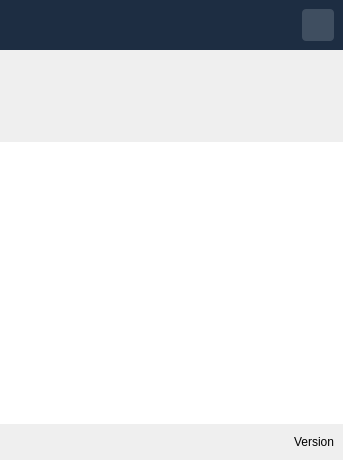
<?xml version="1.0" encoding="UTF-8"?>
<ui version="4.0">
 <class>ManagerDialog</class>
 <widget class="QFrame" name="ManagerDialog">
  <property name="geometry">
   <rect>
    <x>0</x>
    <y>0</y>
    <width>343</width>
    <height>460</height>
   </rect>
  </property>
  <property name="minimumSize">
   <size>
    <width>260</width>
    <height>300</height>
   </size>
  </property>
  <property name="maximumSize">
   <size>
    <width>500</width>
    <height>460</height>
   </size>
  </property>
  <property name="windowTitle">
   <string>On My Disk</string>
  </property>
  <property name="frameShape">
   <enum>QFrame::NoFrame</enum>
  </property>
  <property name="frameShadow">
   <enum>QFrame::Plain</enum>
  </property>
  <property name="lineWidth">
   <number>0</number>
  </property>
  <layout class="QVBoxLayout" name="verticalLayout">
   <property name="spacing">
    <number>0</number>
   </property>
   <property name="leftMargin">
    <number>0</number>
   </property>
   <property name="topMargin">
    <number>0</number>
   </property>
   <property name="rightMargin">
    <number>0</number>
   </property>
   <property name="bottomMargin">
    <number>0</number>
   </property>
   <item>
    <widget class="QWidget" name="toolbar" native="true">
     <property name="minimumSize">
      <size>
       <width>0</width>
       <height>50</height>
      </size>
     </property>
     <property name="maximumSize">
      <size>
       <width>16777215</width>
       <height>50</height>
      </size>
     </property>
     <property name="styleSheet">
      <string notr="true">#toolbar{
background-color: #1d2d42;
background-image: url(:/resource/logo-wide.png);
background-repeat: no;
background-origin: content;
padding-left: 8px;
padding-top: 8px;
border-width: 0px;
}

QWidget {
	font-size: 12px;
}



QPushButton {
		background: rgba(249,253,255,40);
		border-radius: 4px;
	    color: #ffffff;
}

QPushButton:hover:pressed {
		background-color: #3297ca;
}

QPushButton:checked {
		background-color:rgba(249,253,255,80);
}


QPushButton:hover:!pressed {
        background-color: rgba(249,253,255,80);
}
</string>
     </property>
     <layout class="QHBoxLayout" name="horizontalLayout_2">
      <property name="topMargin">
       <number>9</number>
      </property>
      <item>
       <spacer name="toolboxlSpace">
        <property name="orientation">
         <enum>Qt::Horizontal</enum>
        </property>
        <property name="sizeHint" stdset="0">
         <size>
          <width>40</width>
          <height>20</height>
         </size>
        </property>
       </spacer>
      </item>
      <item>
       <widget class="QPushButton" name="settingsButton">
        <property name="minimumSize">
         <size>
          <width>32</width>
          <height>32</height>
         </size>
        </property>
        <property name="styleSheet">
         <string notr="true"/>
        </property>
        <property name="icon">
         <iconset resource="../resource/resource.qrc">
          <normaloff>:/resource/settings-icon.png</normaloff>:/resource/settings-icon.png</iconset>
        </property>
       </widget>
      </item>
     </layout>
    </widget>
   </item>
   <item>
    <widget class="QSplitter" name="splitter">
     <property name="lineWidth">
      <number>0</number>
     </property>
     <property name="midLineWidth">
      <number>0</number>
     </property>
     <property name="orientation">
      <enum>Qt::Horizontal</enum>
     </property>
     <property name="handleWidth">
      <number>0</number>
     </property>
     <widget class="QWidget" name="verticalLayoutWidget">
      <layout class="QVBoxLayout" name="contentLayout">
       <property name="spacing">
        <number>0</number>
       </property>
       <item>
        <widget class="QWidget" name="settingsWidget" native="true">
         <property name="minimumSize">
          <size>
           <width>0</width>
           <height>46</height>
          </size>
         </property>
        </widget>
       </item>
       <item>
        <widget class="QWidget" name="advancedWidget" native="true">
         <property name="minimumSize">
          <size>
           <width>0</width>
           <height>46</height>
          </size>
         </property>
        </widget>
       </item>
       <item>
        <widget class="QTreeView" name="filesView">
         <property name="styleSheet">
          <string notr="true">QHeaderView::section {
    padding-left: 8px;
}
</string>
         </property>
         <property name="frameShape">
          <enum>QFrame::NoFrame</enum>
         </property>
        </widget>
       </item>
      </layout>
     </widget>
    </widget>
   </item>
   <item>
    <widget class="QWidget" name="statusbar" native="true">
     <property name="minimumSize">
      <size>
       <width>0</width>
       <height>36</height>
      </size>
     </property>
     <property name="maximumSize">
      <size>
       <width>16777215</width>
       <height>36</height>
      </size>
     </property>
     <property name="styleSheet">
      <string notr="true">QLabel {
	font-size: 12px;
}</string>
     </property>
     <layout class="QHBoxLayout" name="horizontalLayout">
      <property name="topMargin">
       <number>0</number>
      </property>
      <property name="bottomMargin">
       <number>0</number>
      </property>
      <item>
       <widget class="QLabel" name="imgLabel">
        <property name="maximumSize">
         <size>
          <width>16</width>
          <height>16</height>
         </size>
        </property>
        <property name="pixmap">
         <pixmap resource="../resource/resource.qrc">:/resource/spinner-16px.svg</pixmap>
        </property>
       </widget>
      </item>
      <item>
       <widget class="QLabel" name="statusLabel">
        <property name="textFormat">
         <enum>Qt::RichText</enum>
        </property>
        <property name="openExternalLinks">
         <bool>true</bool>
        </property>
       </widget>
      </item>
      <item>
       <spacer name="horizontalSpacer">
        <property name="orientation">
         <enum>Qt::Horizontal</enum>
        </property>
        <property name="sizeHint" stdset="0">
         <size>
          <width>505</width>
          <height>15</height>
         </size>
        </property>
       </spacer>
      </item>
      <item>
       <widget class="QLabel" name="versionLabel">
        <property name="text">
         <string>Version</string>
        </property>
        <property name="openExternalLinks">
         <bool>true</bool>
        </property>
       </widget>
      </item>
     </layout>
    </widget>
   </item>
  </layout>
  <action name="actionAddShare">
   <property name="icon">
    <iconset resource="../resource/resource.qrc">
     <normaloff>:/resource/add-icon.png</normaloff>:/resource/add-icon.png</iconset>
   </property>
   <property name="text">
    <string>Add folder...</string>
   </property>
   <property name="toolTip">
    <string>Add folder to your storage</string>
   </property>
   <property name="statusTip">
    <string/>
   </property>
  </action>
  <action name="actionRemoveShare">
   <property name="icon">
    <iconset resource="../resource/resource.qrc">
     <normaloff>:/resource/fa-icon-remove.png</normaloff>:/resource/fa-icon-remove.png</iconset>
   </property>
   <property name="text">
    <string>Remove</string>
   </property>
   <property name="toolTip">
    <string>Remove from shared</string>
   </property>
   <property name="statusTip">
    <string>Remove from shared</string>
   </property>
  </action>
  <action name="actionOpenFileManager">
   <property name="text">
    <string>Open location</string>
   </property>
   <property name="statusTip">
    <string>Open in filemanager</string>
   </property>
  </action>
  <action name="actionOpenCloud">
   <property name="text">
    <string>Browse online</string>
   </property>
   <property name="toolTip">
    <string>Browse your storage online</string>
   </property>
  </action>
  <action name="actionQuit">
   <property name="text">
    <string>Quit</string>
   </property>
   <property name="toolTip">
    <string>Quit &amp; disconnect this device</string>
   </property>
  </action>
 </widget>
 <resources>
  <include location="../resource/resource.qrc"/>
 </resources>
 <connections/>
</ui>
